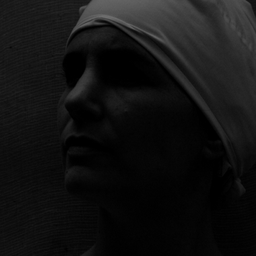
%> input picture 04/face1.jpg (cropped and resized to the size of MATLAB's example picture, made grey), 256 x 256 px, given in place of cameraman.tif, which was not available
$ octave ImageTest.m   (GNU Octave 9; MATLAB toolbox functions it lacks are replaced by stand-ins)
%> lines starting %> are read from the running program, lines starting %| are printed output that depends on the picture; pictures that were not available may be replaced by others from this repository, and a replacement may not be noted
%% In the Name of GOD
clear; clc; close all

% ------------Read and Visualize images

%% Read Image
img1 = imread('cameraman.tif'); % From Matlab images
%> img1 is the input picture: size 256x256 uint8; min 0, max 111, mean 18.4
img2 = imread('football.jpg'); % From Matlab images
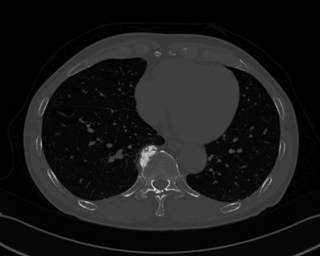
%> input picture 04/CT.png (cropped and resized to the size of MATLAB's example picture), 320 x 256 px, given in place of football.jpg, which was not available
%> img2 is the input picture: size 256x320x3 uint8; min 0, max 214, mean 24.5
img3 = imread('CT.png'); % From current directory
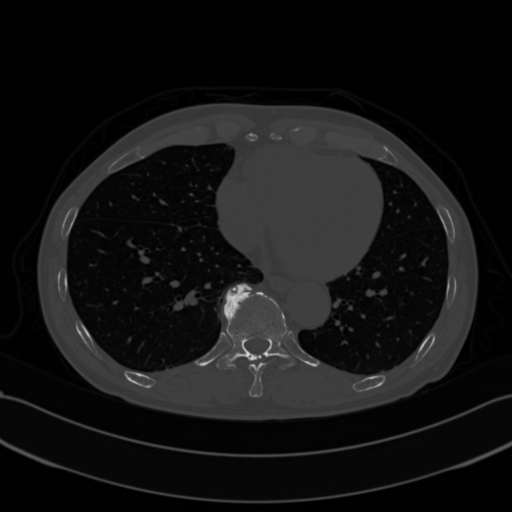
%> img3: size 512x512x3 uint8; min 0, max 221, mean 20.3

%% Visualization
subplot(131)
imshow(img1)
subplot(132)
image(img1)
axis off
subplot(133)
imagesc(img1)
axis off
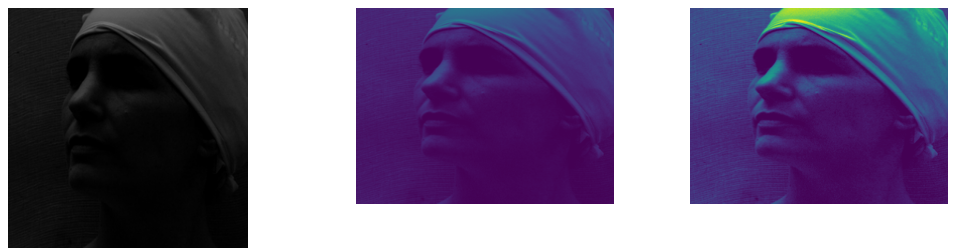
%> figure redrawn from the program's plot data, 3 panels

figure
montage({img1, img2, img3}, 'Size', [1,3])
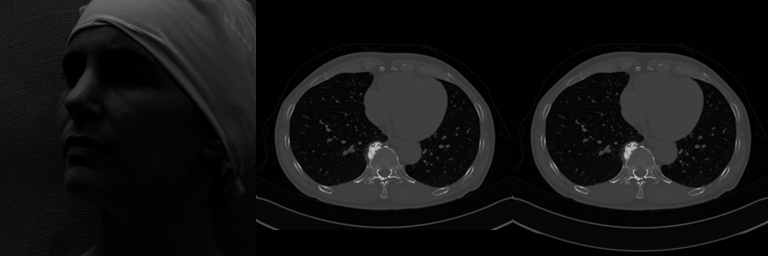
%> displayed picture: size 256x768x3, on the screen's scale of 0 to 255; min 0, max 204, mean 19.4

%% Convert to double between [0, 1]
img_g1 = im2double(img2);
img_g2 = mat2gray(img2);

figure
montage({img_g1, img_g2})
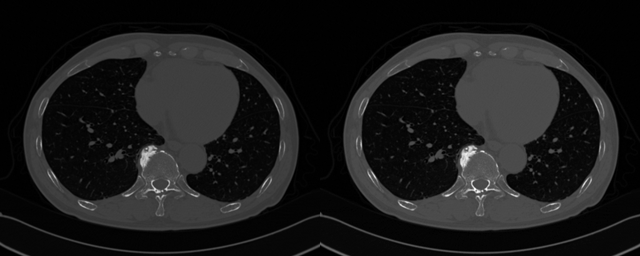
%> displayed picture: size 256x640x3, on the screen's scale of 0 to 255; min 0, max 255, mean 26.8

% Another method (Works in Matlab versions before 2016)
figure
imshowpair(img1, img2, 'montage')
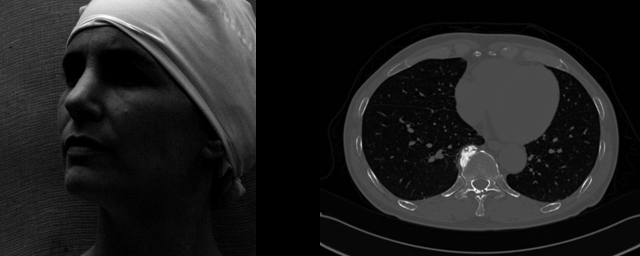
%> displayed picture: size 256x640x3, on the screen's scale of 0 to 255; min 0, max 255, mean 31.4
